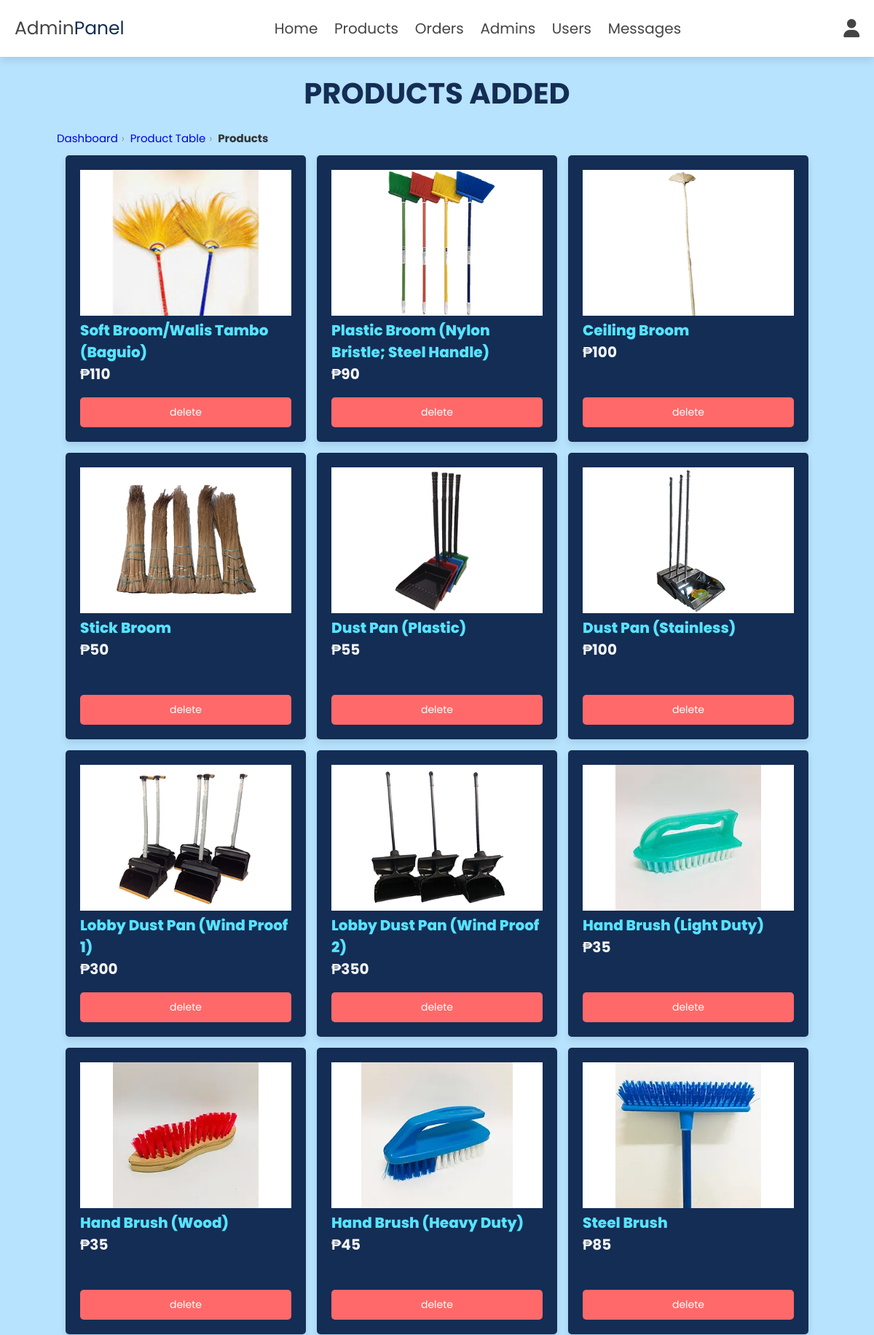
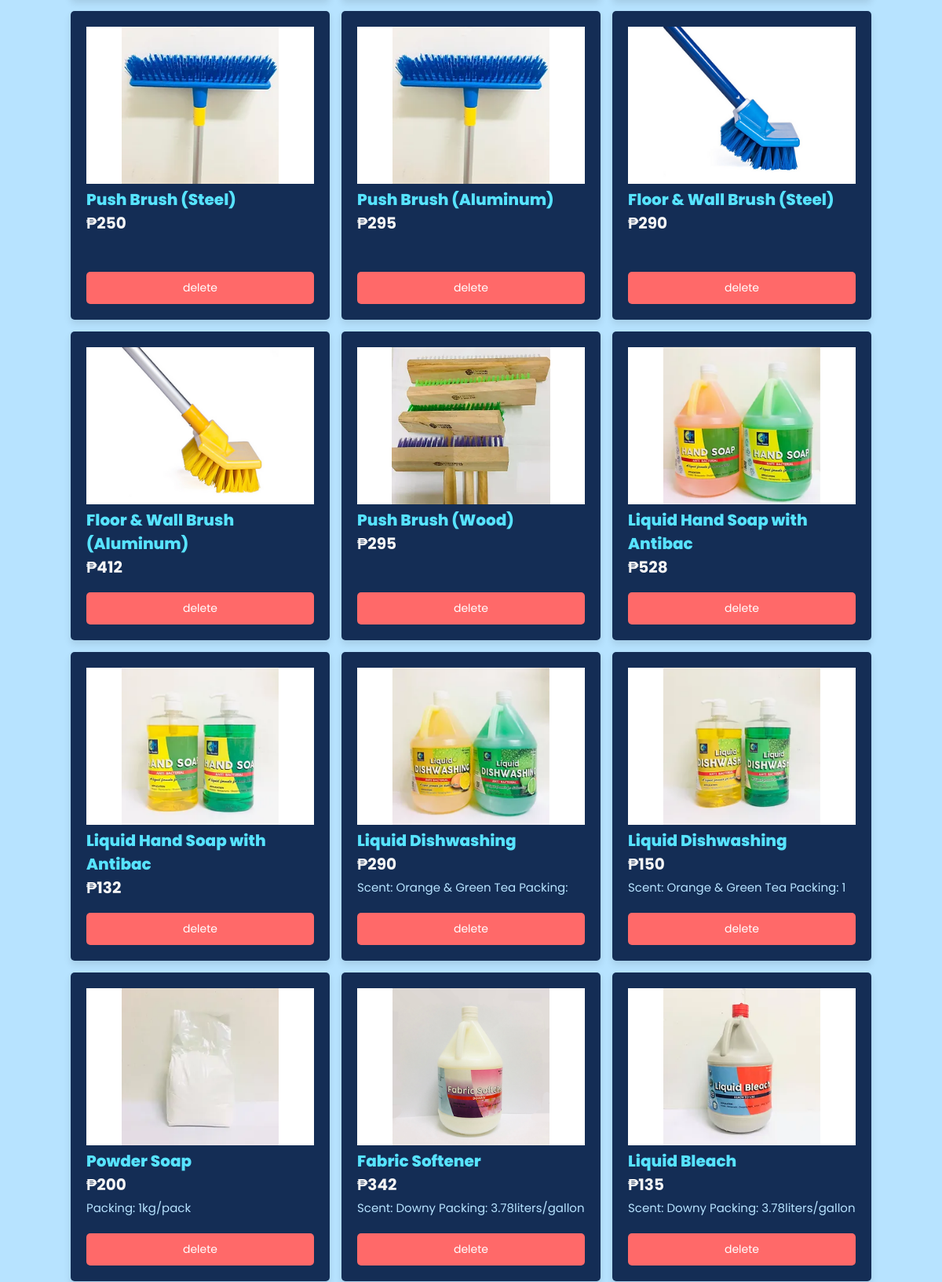
Screenshot of /admin/products.php (signed in, upper part) with the database file from the repository (2 pictures, top to bottom).
### tables this page shows
CREATE TABLE IF NOT EXISTS `products` (
  `id` int(100) NOT NULL AUTO_INCREMENT,
  `Productline_ID` int(11) NOT NULL,
  `ProductlineName` varchar(255) NOT NULL DEFAULT '',
  `name` varchar(100) NOT NULL,
  `details` varchar(500) NOT NULL,
  `price` int(10) NOT NULL,
  `image_01` varchar(100) NOT NULL,
  `image_02` varchar(100) NOT NULL,
  `image_03` varchar(100) NOT NULL,
  `product_stock` int(255) DEFAULT NULL,
  PRIMARY KEY (`id`)
);

### admin/products.php (the view, shortened to what this page needs)
<?php
include '../components/connect.php';
?>
<!DOCTYPE html>
<html lang="en">
<head>
   <link rel="stylesheet" href="https://cdnjs.cloudflare.com/ajax/libs/font-awesome/6.1.1/css/all.min.css">
   <link rel="stylesheet" href="../css/admin_style.css">
</head>
<body>
<?php include '../components/admin_header.php'; ?>
<section class="show-products">
   <h1 class="heading">products added</h1>
   <ul class="breadcrumbs">
    <li><a href="dashboard.php">Dashboard</a></li>
    <li><a href="product_table.php">Product Table</a></li>
    <li>Products</li>
  </ul>
   <div class="box-container">
   <?php
      $select_products = $conn->prepare("SELECT * FROM `products`");
      $select_products->execute();
      if($select_products->rowCount() > 0){
         while($fetch_products = $select_products->fetch(PDO::FETCH_ASSOC)){
   ?>
   <div class="box">
      <div class="boxes">
      <img src="../uploaded_img/<?= $fetch_products['image_01']; ?>" alt=""></div>
      <div class="overflow">
      <div class="name"><?= $fetch_products['name']; ?></div>
      <div class="price">₱<span><?= $fetch_products['price']; ?></span> </div>
      <div class="details"><span><?= $fetch_products['details']; ?></span></div>
      </div>
      <div class="flex-btn">
         <a href="products.php?delete=<?= $fetch_products['id']; ?>" class="delete-btn" onclick="return confirm('delete this product?');">delete</a>
      </div>
   </div>
   <?php
         }
      }else{
         echo '<p class="empty">no products added yet!</p>';
      }
   ?>
   </div>
</section>
</body>
</html>

### css/admin_style.css (style rules this page uses)
:root { --main-color:#142d55; --black:#444; --lightblue:#4b92ff; --aquamarine:#57e3ff; --blue: #0856cf; --white:#fff; --light-color:#B7E3FF; --light-bg:#f5f5f5; --orange:#f39c12; --red: #ff6969; --box-shadow:0 .5rem 1rem rgba(0,0,0,.1); --modal-duration: 1s; --modal-color: #428bca; }
* { font-family: 'Poppins', sans-serif; margin:0; padding:0; box-sizing: border-box; outline: none; border:none; text-decoration: none; }
html { font-size: 62.5%; overflow-x: hidden; }
body { background-color: var(--light-color); background-image: url('../images/gemstar.png'); background-repeat: no-repeat; background-size: 50%; background-position: 105% -90%; background-blend-mode:color-burn; background-attachment: fixed; }
section { padding:2rem; min-width: 100%; margin:0 auto; border-radius: 2rem; }
.heading { font-size: 4rem; color:var(--main-color); margin-bottom: 2rem; text-align: center; text-transform: uppercase; }
.btn, .btns, .delete-btn, .option-btn { display: flex; width: 100%; margin-top: 1.2rem; border-radius: .5rem; padding:1rem 3rem; font-size: 1.4rem; color:var(--white); cursor: pointer; text-align: center; justify-content: center; align-content: flex-end; }
.delete-btn { background-color: var(--main-color); }
.flex-btn { display: flex; gap:1rem; justify-content: flex-end; position: relative; }
.show-products .delete-btn { background-color: var(--red); }
.show-products .box-container { display: grid; grid-template-columns: repeat(auto-fit, 33rem); gap:1.5rem; justify-content: center; align-items: flex-start; }
.show-products .box-container .box { position: relative; background-color: var(--main-color); box-shadow: var(--box-shadow); border-radius: .5rem; border:var(--border); padding:2rem; overflow: hidden; }
.show-products .box-container .box .boxes { height: 20rem; width: 100%; background-color: white; }
.show-products .box-container .overflow { height:100px; overflow: auto; overflow-x: hidden; overflow-y: none; scroll-behavior: smooth; }
.show-products .box-container .box img { width: 100%; height: 20rem; object-fit: contain; margin-bottom: 1.5rem; }
.show-products .box-container .box .name { font-size: 2rem; color:var(--aquamarine); margin-top: 2%; font-weight: 800; }
.show-products .box-container .box .price { font-size: 2rem; color:var(--light-bg); font-weight: bold; }
.show-products .box-container .box .details { font-size: 1.5rem; color:var(--light-color); line-height: 2; }

### admin/products.php (style rules this page uses)
.breadcrumbs { list-style: none; padding: 0; margin: 0; font-size: 1rem; padding-left: 5%; padding-bottom: 1%; }
.breadcrumbs li { display: inline; font-size: 1.5rem; }
.breadcrumbs li:not(:last-child):after { content: "›"; margin: 0 5px; color: #999; }
.breadcrumbs li:last-child { font-weight: bold; color: #333; }

### rows the page displays
products: image_01 (picture), name "Soft Broom/Walis Tambo (Baguio)", price "110"
products: image_01 (picture), name "Plastic Broom (Nylon Bristle; Steel Handle)", price "90"
products: image_01 (picture), name "Ceiling Broom", price "100"
products: image_01 (picture), name "Stick Broom", price "50"
products: image_01 (picture), name "Dust Pan (Plastic)", price "55"
products: image_01 (picture), name "Dust Pan (Stainless)", price "100"
products: image_01 (picture), name "Lobby Dust Pan (Wind Proof 1)", price "300"
products: image_01 (picture), name "Lobby Dust Pan (Wind Proof 2)", price "350"
products: image_01 (picture), name "Hand Brush (Light Duty)", price "35"
products: image_01 (picture), name "Hand Brush (Wood)", price "35"
products: image_01 (picture), name "Hand Brush (Heavy Duty)", price "45"
products: image_01 (picture), name "Steel Brush", price "85"
products: image_01 (picture), name "Push Brush (Steel)", price "250"
products: image_01 (picture), name "Push Brush (Aluminum)", price "295"
products: image_01 (picture), name "Floor & Wall Brush (Steel)", price "290"
products: image_01 (picture), name "Floor & Wall Brush (Aluminum)", price "412"
products: image_01 (picture), name "Push Brush (Wood)", price "295"
products: image_01 (picture), name "Liquid Hand Soap with Antibac", price "528"
products: image_01 (picture), name "Liquid Hand Soap with Antibac", price "132"
products: image_01 (picture), name "Liquid Dishwashing", price "290", details "Scent: Orange & Green Tea Packing:…"
products: image_01 (picture), name "Liquid Dishwashing", price "150", details "Scent: Orange & Green Tea Packing: 1…"
products: image_01 (picture), name "Powder Soap", price "200", details "Packing: 1kg/pack"
products: image_01 (picture), name "Fabric Softener", price "342", details "Scent: Downy Packing: 3.78liters/gallon"
products: image_01 (picture), name "Liquid Bleach", price "135", details "Scent: Downy Packing: 3.78liters/gallon"
